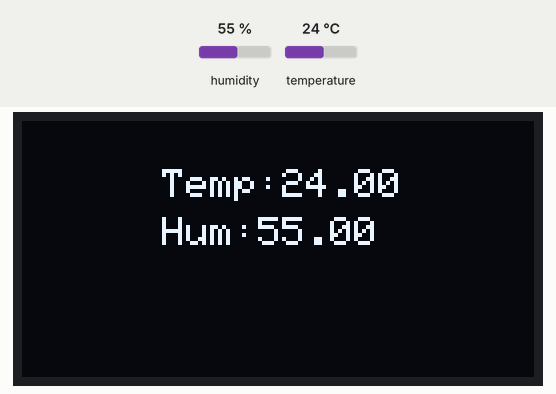
This program was run on a simulated Seeed XIAO ESP32-C3. Parts: 128×64 one-colour display. The inputs (shaded band) are chosen by the test bench; at power-on: humidity 55 %, temperature 24 °C.

Above: at 3.8 s.
3.9 s: humidity set to 22 %
At 5.5 s:
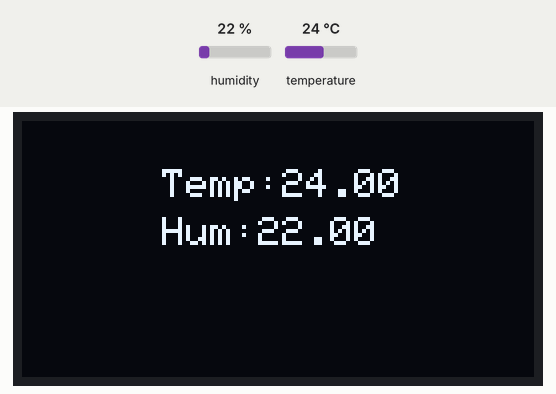
6.7 s: temperature set to 12 °C
At 8.5 s:
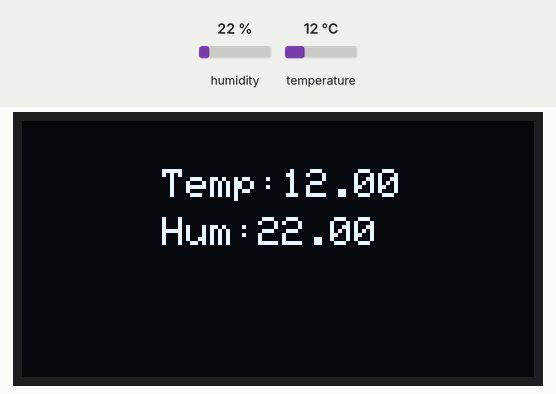
9.5 s: humidity set to 40 %
At 12.0 s:
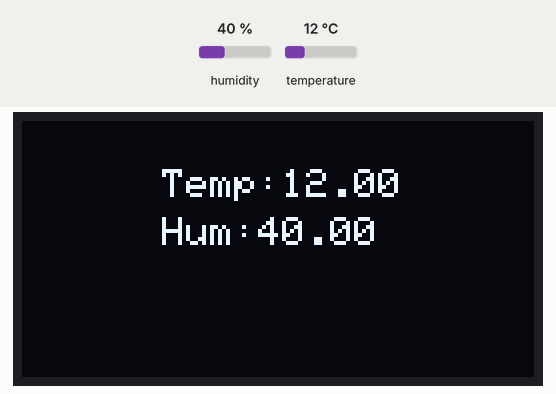
12.5 s: temperature set to 19 °C
Timing chart, 0 to 15.5 s (numbered marks = the images above; inputs shaded):
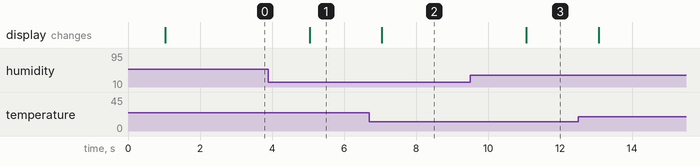

Measured:
- after the input at 3.9 s, the display: changes after 1.1 s (image 1)
- after the input at 6.7 s, the display: changes after 0.35 s (image 2)
- after the input at 9.5 s, the display: changes after 1.6 s (image 3)

The program:

main.cpp
```cpp
/*
        _          _ ______ _____ _____
       (_)        | |  ____|  __ \_   _|
  _ __  ___  _____| | |__  | |  | || |
 | '_ \| \ \/ / _ \ |  __| | |  | || |
 | |_) | |>  <  __/ | |____| |__| || |_
 | .__/|_/_/\_\___|_|______|_____/_____|
 | |
 |_|

www.pixeledi.eu | https://links.pixeledi.eu
ESP32 XIAO mit OLED 0,42 und DHT22 | V1.0 | 01.2024
*/
#include <Arduino.h>
#include <Wire.h>
#include <Adafruit_GFX.h>
#include <Adafruit_SSD1306.h>
#include <Adafruit_Sensor.h>
#include <DHT.h>

#define DHTPIN D9
#define DHTTYPE DHT22
DHT dht(DHTPIN, DHTTYPE);

float humidity = 0;
float temperature = 0;

#define OLED_RESET 4
Adafruit_SSD1306 display(OLED_RESET);

unsigned long previousMillis = millis();

void setup()
{
  display.begin(SSD1306_SWITCHCAPVCC, 0x3C);
  display.setTextSize(1);
  display.setTextColor(WHITE);
  dht.begin();
}
void loop()
{
  unsigned long currentMillis = millis();
  if (currentMillis - previousMillis >= (1000 * 1))
  {
    display.clearDisplay();

    temperature = dht.readTemperature();
    humidity = dht.readHumidity();

    display.setCursor(35, 12);
    display.print("Temp:");
    display.println(String(temperature));

    display.setCursor(35, 24);
    display.print("Hum:");
    display.println(String(humidity));

    display.display();
  }
}
```
